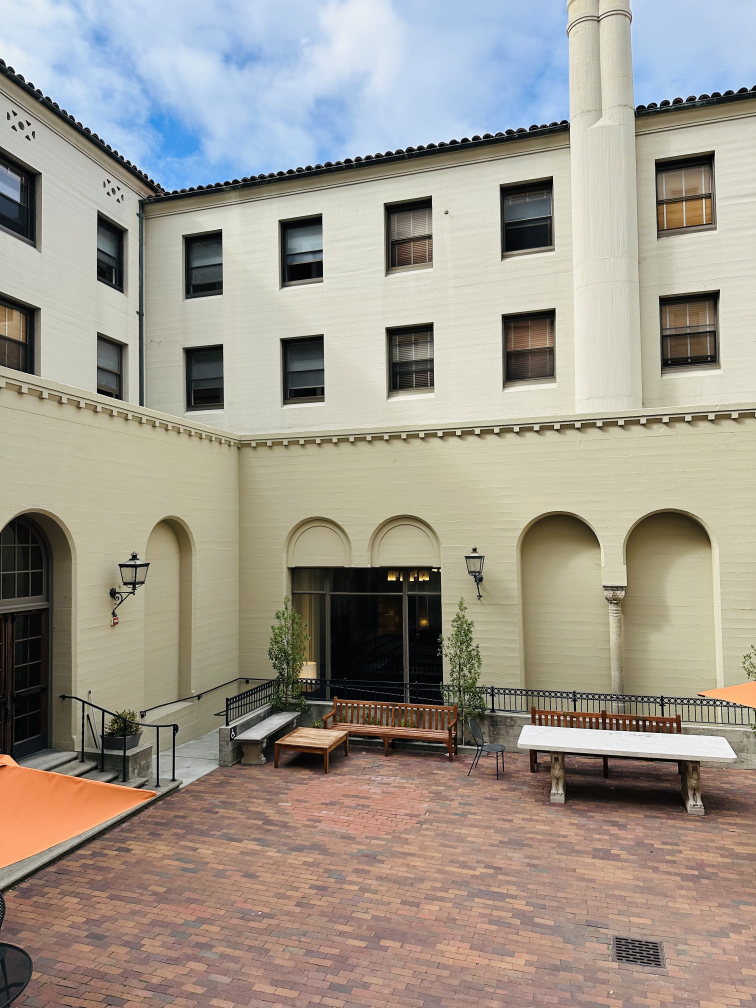
#> input picture projects/project3/images/ihouse_left.jpg, 3024 x 4032 px (shown at 1/4 size); its folder holds 3 pictures in this run
$ python main_mosaic_laplacian.py
#> lines starting #> are read from the running program, lines starting #| are printed output that depends on the picture
# projects/project3/code/main_mosaic_laplacian.py
# Build mosaics using a Laplacian-pyramid blend (stack-based, no downsampling).
# Inputs:
#   images: projects/project3/images/{scene}_{left|center|right}.jpg
#   homogs: projects/project3/outputs/a2/H_{scene}_{L|R}_to_C.txt
# Outputs:
#   projects/project3/outputs/a4_weighted/laplacian/<scene>_*.jpg

from __future__ import annotations
import argparse
from pathlib import Path
import numpy as np
from PIL import Image
from scipy.ndimage import (
    gaussian_filter,
    distance_transform_edt,
    binary_erosion,
)

# ------------------------- Paths & defaults -------------------------

PROJ_ROOT   = Path(__file__).resolve().parents[2]  # .../projects
PROJ3       = PROJ_ROOT / "project3"
IMAGES_DIR  = PROJ3 / "images"
A2_DIR      = PROJ3 / "outputs" / "a2"
OUT_DIR     = PROJ3 / "outputs" / "a4_weighted" / "laplacian"

SCENES_DEFAULT = ["ihouse", "stadium_low", "stadium_high"]


# ------------------------------ IO ---------------------------------

def load_rgb(path: Path) -> np.ndarray:
    im = Image.open(path).convert("RGB")
#> im is the input picture: PIL image 3024x4032 RGB; mean R, G, B 159, 152, 141.2
    return np.asarray(im, dtype=np.float32) / 255.0
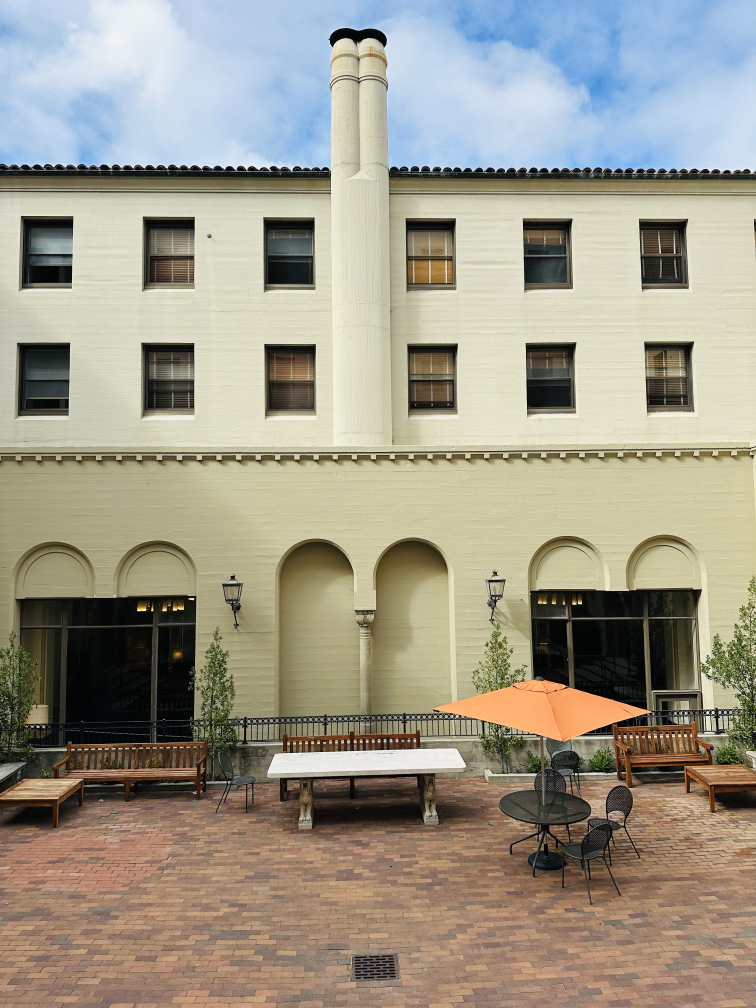
#> input picture projects/project3/images/ihouse_center.jpg, 3024 x 4032 px (shown at 1/4 size)
#> in load_rgb, im is the input picture: PIL image 3024x4032 RGB; mean R, G, B 157.8, 152.6, 137.2
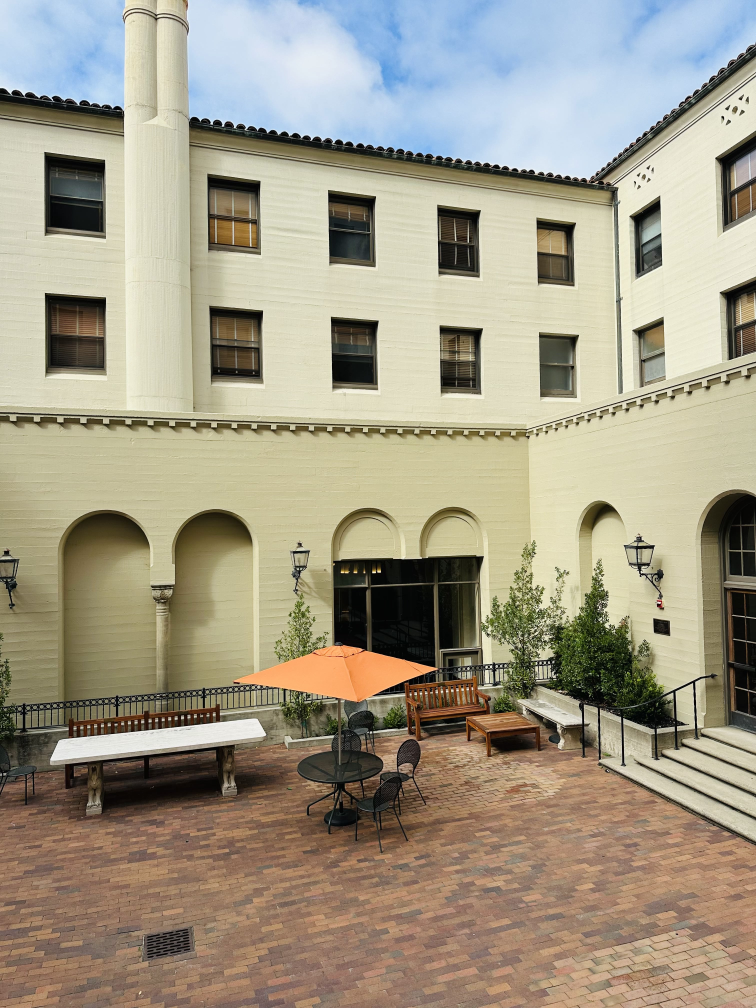
#> input picture projects/project3/images/ihouse_right.jpg, 3024 x 4032 px (shown at 1/4 size)
#> in load_rgb, im is the input picture: PIL image 3024x4032 RGB; mean R, G, B 161.3, 153.9, 134.8

# [9 lines left out: functions save_rgb, save_gray, not called in this run]

def load_H(scene: str, side: str) -> np.ndarray:
    p = A2_DIR / f"H_{scene}_{side}_to_C.txt"
#> (the run stopped early here; a loop or call above may not have finished)
